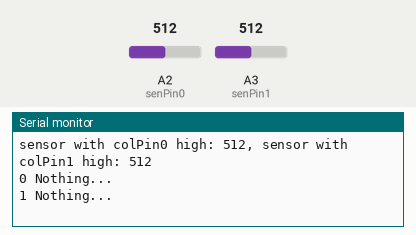
Recording of a sketch running on a simulated Arduino Uno, built with avr-gcc and run on an emulated ATmega328P. On the bench: the last lines printed to the serial monitor. Inputs (shaded band) come from the test bench; at power-on: A2 (senPin0) = 512, A3 (senPin1) = 512.

Above: at 4.2 s.
4.3 s: A2 (senPin0) set to 983
At 5.11 s:
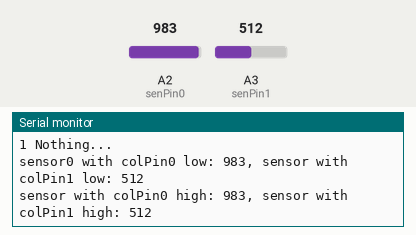
7.5 s: A2 (senPin0) set to 1009
At 10.02 s:
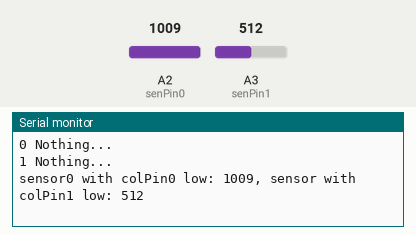
10.5 s: A3 (senPin1) set to 105
At 12.0 s:
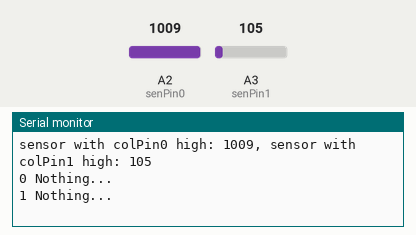
13.7 s: A3 (senPin1) set to 91
At 14.6 s:
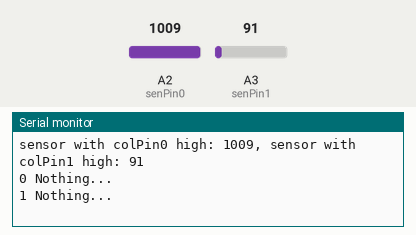
Timing chart, 0 to 16.2 s (numbered marks = the images above; inputs shaded):
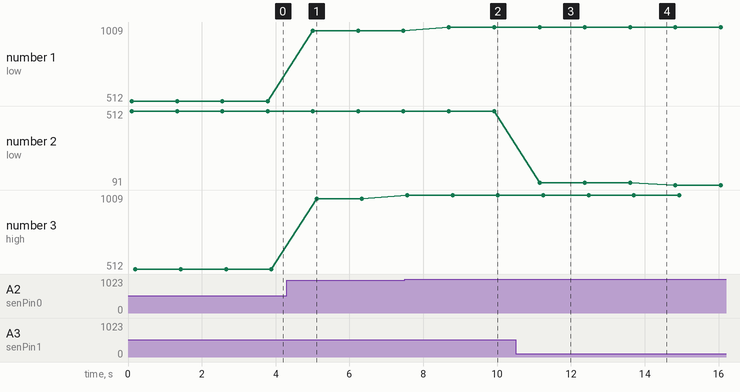

Measured:
- the behaviour switches between 999 and 1000 on A2 (senPin0) (found by bisection; images 1 and 2)
- after the input at 4.3 s, the serial monitor: prints a new line after 0.71 s (image 1)
- after the input at 7.5 s, the serial monitor: prints a new line after 0.06 s (image 2)
- after the input at 10.5 s, the serial monitor: prints a new line after 0.65 s (image 3)
- after the input at 13.7 s, the serial monitor: prints a new line at once (image 4)
- plotted number 1: 512 → 983 after the input at 4.3 s, 983 → 1009 after the input at 7.5 s
- plotted number 2: 512 → 105 after the input at 10.5 s, 105 → 91 after the input at 13.7 s
- plotted number 3: 512 → 983 after the input at 4.3 s, 983 → 1009 after the input at 7.5 s

The sketch:

_1x2_matrix.ino
```cpp
/*
1x2 presure sensor matrix code,
 where each row/column is connected to an individual analog pin */
/*
int rowPin0 = 6;
int colPin0 = 2;
int senPin0 = A0;
int rdgPin0 = 0;
int valPin0 = 0;

int rowPin1 = 7;
int colPin1 = 3;
int senPin1 = A1;
int rdgPin1 = 0;
int valPin1 = 0;
*/
int rowPin0 = 8;
int colPin0 = 4;
int senPin0 = A2;
int rdgPin0 = 0;
int valPin0 = 0;

int rowPin1 = 9;
int colPin1 = 5;
int senPin1 = A3;
int rdgPin1 = 0;
int valPin1 = 0;

void setup() {

  pinMode(rowPin0, OUTPUT);
  pinMode(colPin0, OUTPUT);
  pinMode(senPin0,  INPUT);

  pinMode(rowPin1, OUTPUT);
  pinMode(colPin1, OUTPUT);
  pinMode(senPin1,  INPUT);

  Serial.begin(9600);
}

void loop() {
  digitalWrite(rowPin0,  LOW);
  digitalWrite(rowPin1,  LOW);
  digitalWrite(colPin0,  LOW);
  digitalWrite(colPin1,  LOW);

  delay(100);

  rdgPin0 = analogRead(senPin0);
  Serial.print("sensor0 with colPin0 low: ");
  Serial.print(rdgPin0);

  rdgPin1 = analogRead(senPin1);
  Serial.print(", sensor with colPin1 low: ");
  Serial.println(rdgPin1);

  delay(100);

  digitalWrite(colPin0, HIGH);
  valPin0 = analogRead(senPin0);
  Serial.print("sensor with colPin0 high: ");
  Serial.print(valPin0);

  digitalWrite(colPin1, HIGH);
  valPin1 = analogRead(senPin1);
  Serial.print(", sensor with colPin1 high: ");
  Serial.println(valPin1);

  if( (valPin0 - rdgPin0) >  100) {
    Serial.println("0 Pressure!");
  } else {
    Serial.println("0 Nothing...");
  }

  if( (valPin1 - rdgPin1) >  100) {
    Serial.println("1 Pressure!");
  } else {
    Serial.println("1 Nothing...");
  }

  delay(1000);
}
```
